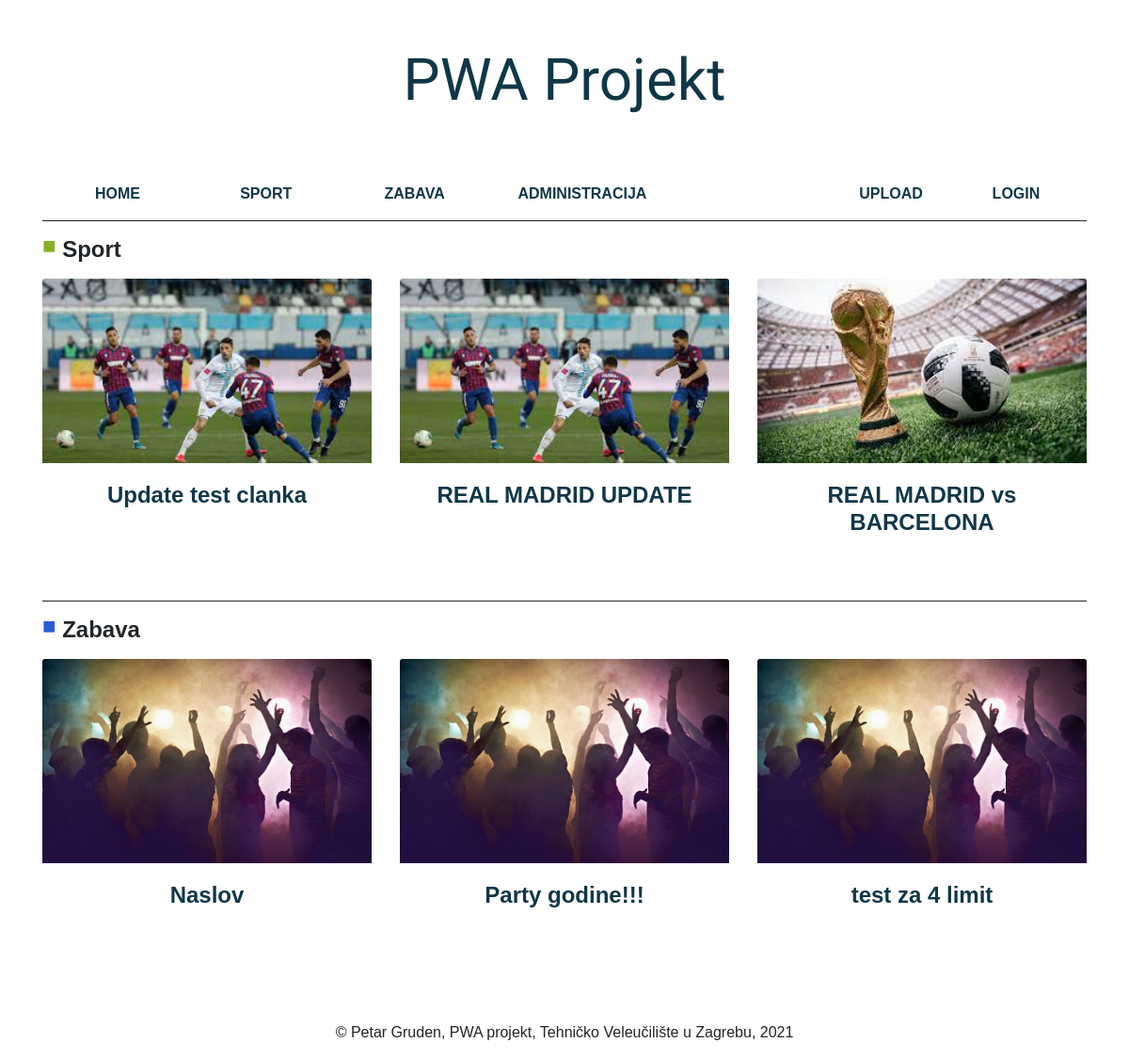
The page / on the database its author committed.
### tables this page shows
CREATE TABLE `vijesti` (
  `id` int(11) NOT NULL,
  `datum` varchar(32) NOT NULL,
  `naslov` varchar(64) NOT NULL,
  `sazetak` text NOT NULL,
  `tekst` text NOT NULL,
  `slika` varchar(64) NOT NULL,
  `kategorija` varchar(64) NOT NULL,
  `arhiva` tinyint(1) NOT NULL
);

### index.php (the view, shortened to what this page needs)
<?php
include "header.php";
?>
<section class="content mb-5">
    <div class="pt-3 mb-3">
        <h4> <span class="square">&#9632;</span> Sport </h4>
    </div>
    <?php
    $query = "SELECT * FROM vijesti WHERE arhiva=0 AND kategorija='Sport' LIMIT 3";
    $result = mysqli_query($dbc, $query);
    $query_zabava = "SELECT * FROM vijesti WHERE arhiva=0 AND kategorija='Zabava' LIMIT 3";
    $result_zabava = mysqli_query($dbc, $query_zabava);
    ?>
    <div class="row">
        <?php
        while ($row = mysqli_fetch_array($result)) {
            echo '
                    <div class="card col-sm-6 col-12 col-md-4 logo" style="width: 18rem;">
                            <img class="card-img-top" src="' . UPLPATH . $row['slika'] . '" alt="Card image cap">
                            <div class="card-body">
                                <a href="clanak.php?id= ' . $row['id'] . '">
                                    <h4 class="card-text text-center"> ' . $row['naslov'] . '</h4>
                                </a>
                            </div>
                    </div>
                            ';
        }
        ?>
    </div>
</section>
<section class="content mb-5">
    <div class="pt-3 mb-3">
        <h4> <span class="square1">&#9632;</span> Zabava</h4>
    </div>
    <div class="row">
        <?php
        while ($row = mysqli_fetch_array($result_zabava)) {
            echo '
                        <div class="card col-sm-6 col-12 col-md-4 logo" style="width: 18rem;">
                            <img class="card-img-top" src="' . UPLPATH . $row['slika'] . '" alt="Card image cap">
                            <div class="card-body">
                                <a href="clanak.php?id= ' . $row['id'] . '">
                                <h4 class="card-text text-center"> ' . $row['naslov'] . '</h4>
                                </a>
                            </div>
                        </div>
                            ';
        }
        ?>
    </div>
</section>
<footer>
    <div class="d-flex justify-content-center">
        <p><span>&#169;</span> Petar Gruden, PWA projekt, Tehničko Veleučilište u Zagrebu, 2021</p>
    </div>
</footer>
</div>
</div>
</body>
</html>

### header.php (shortened to what this page needs)
<!DOCTYPE html>
<html lang="en">
<head>
    <link rel="stylesheet" href="https://cdnjs.cloudflare.com/ajax/libs/twitter-bootstrap/4.6.0/css/bootstrap.min.css">
    <link rel="stylesheet" href="https://cdnjs.cloudflare.com/ajax/libs/font-awesome/5.15.2/css/all.min.css">
    <link rel="stylesheet" href="assets/css/style.css">
    <link rel="stylesheet" href="style.css">
</head>
<body>
    <div class="container-fluid">
        <div class="container">
            <header>
                <div class="row">
                    <div class="logo p-5 d-flex justify-content-center col-md-12">
                        <a href="index.php">
                            <h1 class="text-center">PWA Projekt</h1>
                        </a>
                    </div>
                </div>
                <div class="row">
                    <nav class="navbar d-flex justify-content-between col-md-12">
                        <ul class="nav col-md-7">
                            <li class="nav-item col-md-3 col-sm-6 text-center">
                                <a class="nav-link" href="index.php">HOME</a>
                            </li>
                            <li class="nav-item col-md-3 col-sm-6 text-center">
                                <a class="nav-link" href="kategorija.php?kategorija=sport">SPORT</a>
                            </li>
                            <li class="nav-item col-md-3 col-sm-6 text-center">
                                <a class="nav-link" href="kategorija.php?kategorija=zabava">ZABAVA</a>
                            </li>
                            <li class="nav-item col-md-3 col-sm-6 text-center">
                                <a class="nav-link" href="administracija.php">ADMINISTRACIJA</a>
                            </li>
                        </ul>
                        <ul class="nav d-flex justify-content-end col-md-4 col-sm-12">
                            <li class="nav-item col-md-5 col-sm-6 text-center">
                                <a class="nav-link" href="unos.php">UPLOAD</a>
                            </li>
                            <li class="nav-item col-md-4 col-sm-6 text-center">
                                <a class="nav-link" href="login.php">LOGIN</a>
                            </li>
                        </ul>
                    </nav>
                </div>
            </header>

### style.css (style rules this page uses)
.logo a { color: #103748; text-decoration: none; }
h1 { font-size: 62px; font-family: 'Volkhov', serif; }
h4 { font-weight: 650; }
body { font-family:Verdana, Geneva, Tahoma, sans-serif; }
footer { margin-top: 100px; }
.square { color: rgb(133, 175, 36); position: relative; top:-4px; }
.square1 { color: rgb(42, 88, 216); position: relative; top:-4px; }
nav a { transition: 0.3s; color: #103748; font-weight: 900; }
section { border-top: 1px solid; }
.card { border:none; }

### rows shown on the page
vijesti: slika (picture), naslov "Update test clanka"
vijesti: slika (picture), naslov "REAL MADRID UPDATE"
vijesti: slika (picture), naslov "REAL MADRID vs BARCELONA"
vijesti: slika (picture), naslov "Naslov"
vijesti: slika (picture), naslov "Party godine!!!"
vijesti: slika (picture), naslov "test za 4 limit"
